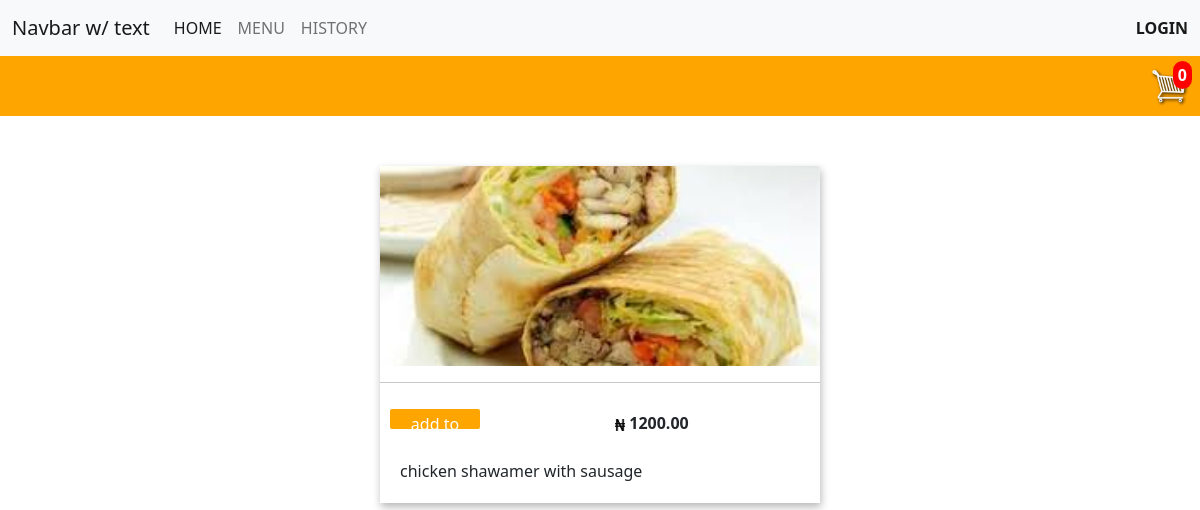
/menu-view/10/, run on the app's committed database.
### storeapp/models.py (models this page shows, shortened)
class Product(models.Model):
    name = models.CharField(max_length=200)
    product_type =models.ForeignKey(ProductType, on_delete=models.CASCADE, max_length=50,null=True, blank=True)
    price = models.FloatField()
    product_brifing = models.TextField(max_length=50,null=True, blank=True)
    image = models.ImageField(upload_to="images", null=True,blank=True)
    @property
    def imageURL(self):
        try:
            url =self.image.url
        except:
            url =""
        return url

### storeapp/views.py (the view)
# urls.py: path('menu-view/<str:pk>/', views.menuView, name="menu-view"),
def menuView(request, pk):
    if request.user.is_authenticated:
        customer = request.user.customer
        order, created = Order.objects.get_or_create(customer=customer, complete=False)
        items = order.orderitem_set.all()
        cartItems = order.get_cart_items
    else:
        items = []
        order = {'get_cart_total': 0, 'get_cart_items': 0}
        cartItems = order['get_cart_items']
    menu = Product.objects.get(id=pk)
    context ={'menu': menu,'cartItems':cartItems}
    return render(request,"storeapp/menu.html",context)

### storeapp/templates/storeapp/menu.html (shortened to what this page needs)
<!DOCTYPE html>
<html lang="en">
{% load static %}
<link rel="stylesheet" type="text/css" href="https://cdn.jsdelivr.net/npm/bootstrap@5.2.2/dist/css/bootstrap.min.css">
<link rel="stylesheet" type="text/css" href="{% static 'styles/menu.css' %}">
<head>
</head>
<body>
        {%  include "storeapp/nav_bar.html" %}
        <div class="base-container">
            <div class="menu-container">
                <div class="div-menu menu1">
                    <img class="offers-img1 i img" src="{{menu.imageURL}}" />
                    <hr />
                    <div>
                        <div class="cart">
                                <button class="add-to-cart update-cart" data-product="{{menu.id}}" data-action="add" id="btn-{{item.product.id}} add-to-cart " >add to cart</button>
                            <div class="price">
                                <span><img class="naira-img" src="{% static 'images/naira.png' %}" />{{menu.price|floatformat:2}}</span>
                            </div>
                        </div>
                        <div class="detail">
                          {{menu.product_brifing}}
                        </div>
                    </div>
                </div>
            </div>
        </div>
</body>
</html>

### storeapp/static/styles/menu.css (style rules this page uses)
.img { width: 100%; height: 250px; object-fit: cover; }
span { font-weight: bold; }
.menu-container { height:250px; display: grid; grid-template-columns: 1fr; margin-top: 50px; column-gap: 30px; row-gap: 30px; padding: 0px 30px; }
.base-container { display: flex; flex-direction: row; justify-content: center; }
.menu-container { flex: 1; max-width: 500px; }
.add-to-cart { color: white; }
.div-menu { box-shadow:1px 4px 8px rgb(22, 18, 18, 0.3) ; }
.i { height: 200px; }
.cart { display: grid; grid-template-columns: 100px 1fr ; padding: 5px; }
.add-to-cart { border: 2px solid orange ; margin: 5px; text-align: center; height: 20px; border-radius: 2px; background-color: orange; font-size: 16px; cursor:pointer; }
.price { margin: 5px; padding: 2px; text-align: center; height: 20px; font-size: 16px; }
.detail { padding: 20px }
.naira-img { height: 12px; width: 10px; margin: 0px 4px; }

### data on the page
Product: imageURL (picture), price "1200.00", product_brifing "chicken shawamer with sausage"

### other printed values
{{ cartItems }} "0"
